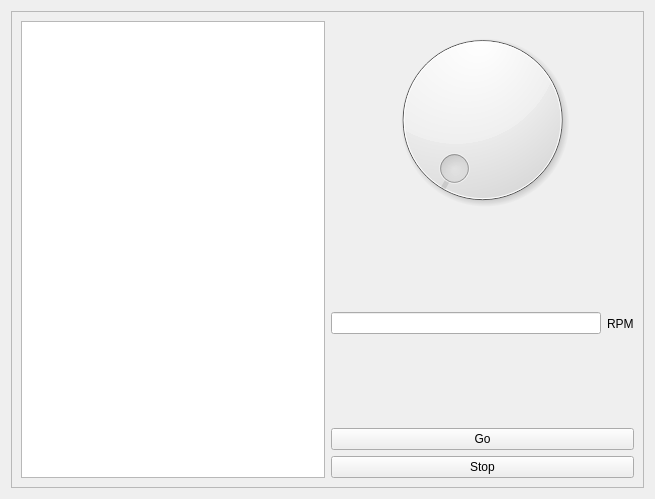
<?xml version="1.0" encoding="UTF-8"?>
<ui version="4.0">
 <class>Form</class>
 <widget class="QWidget" name="Form">
  <property name="geometry">
   <rect>
    <x>0</x>
    <y>0</y>
    <width>655</width>
    <height>499</height>
   </rect>
  </property>
  <property name="windowTitle">
   <string>Form</string>
  </property>
  <layout class="QGridLayout" name="gridLayout">
   <item row="0" column="0">
    <widget class="QFrame" name="frame">
     <property name="frameShape">
      <enum>QFrame::StyledPanel</enum>
     </property>
     <property name="frameShadow">
      <enum>QFrame::Raised</enum>
     </property>
     <layout class="QGridLayout" name="gridLayout_2">
      <item row="0" column="0">
       <layout class="QHBoxLayout" name="horizontalLayout_2">
        <item>
         <widget class="QGraphicsView" name="graphicsView"/>
        </item>
        <item>
         <layout class="QVBoxLayout" name="verticalLayout">
          <item>
           <widget class="QDial" name="dial"/>
          </item>
          <item>
           <layout class="QHBoxLayout" name="horizontalLayout">
            <item>
             <widget class="QLineEdit" name="lineEdit"/>
            </item>
            <item>
             <widget class="QLabel" name="label">
              <property name="text">
               <string>RPM</string>
              </property>
             </widget>
            </item>
           </layout>
          </item>
          <item>
           <widget class="QPushButton" name="goButton">
            <property name="text">
             <string>Go</string>
            </property>
           </widget>
          </item>
          <item>
           <widget class="QPushButton" name="stopButton">
            <property name="text">
             <string>Stop</string>
            </property>
           </widget>
          </item>
         </layout>
        </item>
       </layout>
      </item>
     </layout>
    </widget>
   </item>
  </layout>
 </widget>
 <resources/>
 <connections/>
</ui>
